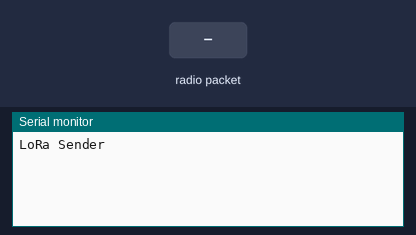
Simulated run of this sketch. Board: Arduino Uno, built with avr-gcc and run on an emulated ATmega328P. Shown: the last lines printed to the serial monitor. Inputs (shaded band) come from the test bench. No radio packets arrive unless stated.

Above: at 1.2 s.
1.3 s: radio packet "1" arrives
At 2.3 s:
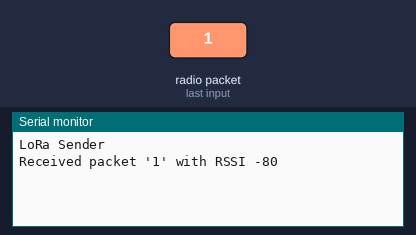
2.8 s: radio packet "0" arrives
At 3.4 s:
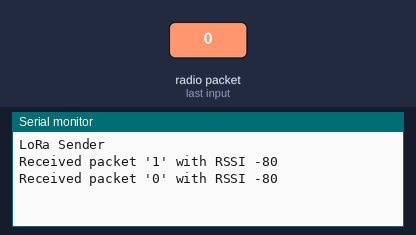

Measured:
- after the input at 1.3 s, the serial monitor: prints a new line at once (image 1)
- after the input at 2.8 s, the serial monitor: prints a new line at once (image 2)

The sketch:

LoRa_sx1278.ino
```cpp
#include <SPI.h>
#include <LoRa.h>

#define ss 15
#define rst 16
#define dio0 4

void setup() {
  Serial.begin(9600);
  while (!Serial);
  Serial.println("LoRa Sender");
  LoRa.setPins(ss, rst, dio0);
  if (!LoRa.begin(433E6)) {
    Serial.println("Starting LoRa failed!");
    while (1);
  }
}

void loop() {
  // try to parse packet
  int packetSize = LoRa.parsePacket();
  if (packetSize) {
    // received a packet
    Serial.print("Received packet '");

    // read packet
    while (LoRa.available()) {
      Serial.print((char)LoRa.read());
    }

    // print RSSI of packet
    Serial.print("' with RSSI ");
    Serial.println(LoRa.packetRssi());
  }

  if (Serial.available()) {
    String input = Serial.readString();
    LoRa.beginPacket();
    LoRa.print(input);
    LoRa.endPacket();
  }
}
```
